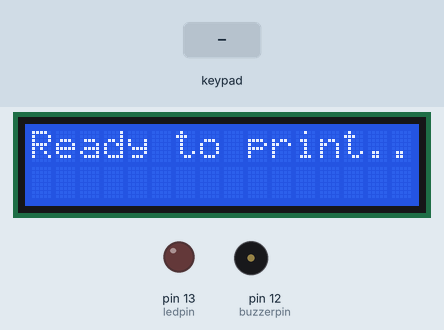
Recording of a program running on a simulated Arduino Uno, built with avr-gcc and run on an emulated ATmega328P. Parts: 16×2 character LCD, output pins drawn as LEDs (lit = HIGH), buzzer (waves = sounding). The test bench sets the inputs (shaded band). What the program prints to the serial monitor is not drawn.

Above: at 0.1 s.
1.8 s: key '1' pressed
At 2.7 s:
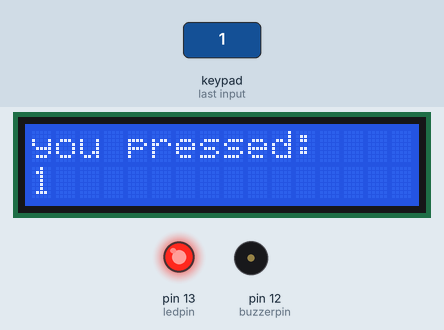
4.8 s: keypad keys 5 4 3 2 pressed 0.4 s apart
At 8.8 s:
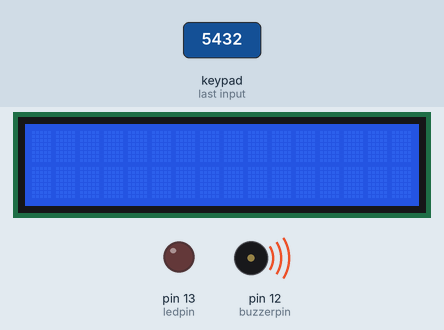
10.9 s: key '2' pressed
At 12.1 s:
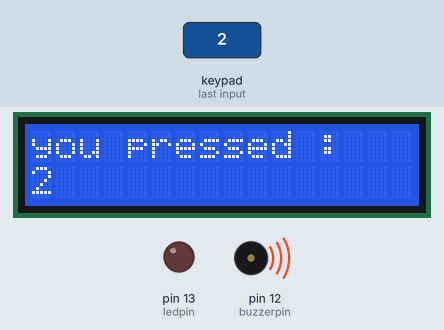
Timing chart, 0 to 13.9 s (numbered marks = the images above; inputs shaded):
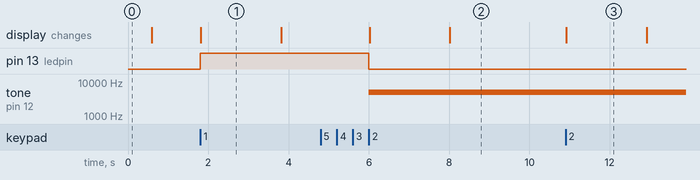

The program:

main.cpp
```cpp
#include <Arduino.h>

#include <Arduino.h>
#include <LiquidCrystal_I2C.h>
#include <Keypad.h>

const byte ROWS = 4;
const byte COLS = 4;

char keys[ROWS][COLS] = {
  {'1','2','3','A'},
  {'4','5','6','B'},
  {'7','8','9','C'},
  {'*','0','#','D'},
};

byte rowpin[ROWS] = {9,8,7,6};
byte colpin[COLS] = {5,4,3,2};

Keypad keypad = Keypad(makeKeymap(keys),rowpin,colpin,ROWS,COLS);


LiquidCrystal_I2C lcd(0x27,16,2);

int ledpin = 13;
int buzzerpin = 12;

void setup() {

  Serial.begin(9600);

  pinMode(ledpin, OUTPUT);
  pinMode(buzzerpin, OUTPUT);

  lcd.init();
  lcd.backlight();
  lcd.clear();

  lcd.setCursor(0,0);
  lcd.print("Ready to print..");
  delay(500);
  lcd.clear();
}

void loop() {

  char key = keypad.getKey();

  if(key){
    Serial.print("pressed Key:");
    Serial.println(key);

    if(key == '1'){
      digitalWrite(ledpin,HIGH);
      noTone(buzzerpin);
      Serial.println("LED ON");
      lcd.setCursor(0,0);
      lcd.print("you pressed:");
      lcd.setCursor(0,1);
      lcd.print(key);
      delay(2000);
    }

    if(key=='2'){
      digitalWrite(ledpin, LOW);
      tone(buzzerpin,5000);
      Serial.println("Buzzser on");
      lcd.setCursor(0,0);
      lcd.print("you pressed :");
      lcd.setCursor(0,1);
      lcd.print(key);
      delay(2000);
    }
  }

  lcd.clear();

}
```

Measured:
- after the input at 1.8 s, pin 13 (ledpin): LOW → HIGH at once; the display: changes at once (image 1)
- after the input at 4.8 s, pin 13 (ledpin): HIGH → LOW after 1.2 s; tone on pin 12 (buzzerpin): silent → 5000 Hz after 1.2 s; the display: first changes after 1.2 s (image 2 shows a later state)
- after the input at 10.9 s, the display: changes at once (image 3)
- what the display in image 1 shows lasts 2.0 s, from 1.8 s to 3.8 s
